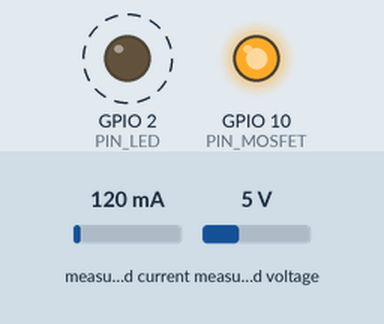
Simulated run of this program. Board: ESP32-S3. Parts: output pins drawn as LEDs (lit = HIGH). Wiring (inferred from the names in the program): INA219 current sensor at I2C address 0x40. Dashed ring = blinking. Inputs (shaded band) come from the test bench; at power-on: measured current 120 mA, measured voltage 5 V. What the program prints to the serial monitor is not drawn.

Above: at 0.6 s.
Timing chart, 0 to 4.8 s (numbered marks = the images above):
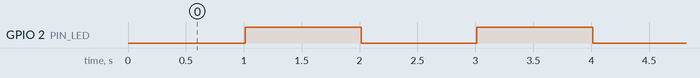

Measured:
- by itself, GPIO 2 (PIN_LED): alternates HIGH for 1.0 s and LOW for 1.0 s

The program:

main.cpp
```cpp
// ============================================================
// current-meter：电流 1Hz 简易测试固件（ESP32-S3 + INA226）
//
// 单独测试程序：只做一件事——每隔 1 秒读取一次电流，
// 通过串口输出一个电流值（单位 A），用于电流检测链路
// （INA226 → I2C → 串口）的初步验证。
//
// 用法：
//   cd firmware/current-meter
//   pio run -t upload
//   pio device monitor        # 115200
// ============================================================
#include <Arduino.h>
#include "config.h"
#include "INA226.h"

INA226 ina;

// 每次输出前对 AVG_SAMPLES 个采样取均值（INA226 转换周期 ≈0.41ms，间隔 1ms 足够）
static float readAvgCurrentA() {
  float sum = 0;
  for (int i = 0; i < AVG_SAMPLES; i++) {
    sum += ina.currentA();
    delay(1);
  }
  return sum / AVG_SAMPLES;
}

void setup() {
  Serial.begin(SERIAL_BAUD);
  delay(200);
  pinMode(PIN_LED, OUTPUT);
  digitalWrite(PIN_LED, LOW);

  // 上电拉高 G10：使电机回路 MOSFET 导通（HIGH=导通），电流才能流过采样电阻
  pinMode(PIN_MOSFET, OUTPUT);
  digitalWrite(PIN_MOSFET, HIGH);
  Serial.println("#mosfet ON (G10 HIGH)");

  Serial.println();
  Serial.println("===== current-meter : INA226 1Hz current readout =====");

  const bool ok = ina.begin(PIN_SDA, PIN_SCL, I2C_CLK_HZ);
  if (!ok)
    Serial.println("#ERROR INA226 not detected (check SDA/SCL wiring & addr 0x40)");

  Serial.printf("#shunt=%d mOhm  vbus=%.0f mV\n",
                SHUNT_MOHM, (double)ina.busVoltageMv());
  Serial.printf("#output: one current value every %d ms\n", OUTPUT_INTERVAL_MS);
  Serial.println("#format: t_ms,I_A");
}

void loop() {
  static uint32_t lastMs = 0;
  static uint32_t tMs = 0;
  const uint32_t now = millis();

  if (now - lastMs >= OUTPUT_INTERVAL_MS) {
    lastMs = now;
    tMs += OUTPUT_INTERVAL_MS;

    const float iA = readAvgCurrentA();

    digitalWrite(PIN_LED, !digitalRead(PIN_LED));  // 每秒翻转一次状态 LED

    // 每行一个电流值：t_ms,电流_A
    Serial.printf("%lu,%.3f A\n",
                  (unsigned long)tMs, (double)iA);
  }
}
```

INA226.cpp
```cpp
#include "INA226.h"
#include "config.h"

#define REG_CONFIG 0x00
#define REG_SHUNT  0x01
#define REG_BUS    0x02
#define REG_MFG_ID 0xFE
#define REG_DIE_ID 0xFF

void INA226::writeReg(uint8_t reg, uint16_t v) {
  Wire.beginTransmission(INA226_ADDR);
  Wire.write(reg);
  Wire.write(v >> 8);
  Wire.write(v & 0xFF);
  Wire.endTransmission();
}

uint16_t INA226::readReg(uint8_t reg) {
  Wire.beginTransmission(INA226_ADDR);
  Wire.write(reg);
  Wire.endTransmission(false);
  Wire.requestFrom((uint8_t)INA226_ADDR, (uint8_t)2);
  return ((uint16_t)Wire.read() << 8) | Wire.read();
}

bool INA226::begin(uint8_t sda, uint8_t scl, uint32_t clkHz) {
  Wire.begin(sda, scl);
  Wire.setClock(clkHz);

  // 校验芯片在位：Manufacturer ID 寄存器 0xFE = 0x5449（"TI"）
  const uint16_t mfg = readReg(REG_MFG_ID);
  if (mfg != 0x5449) {
    Serial.printf("[ina226] NOT FOUND: mfg=0x%04X die=0x%04X (check SDA/SCL, addr 0x40)\n",
                  mfg, readReg(REG_DIE_ID));
    return false;
  }

  // Config：连续 shunt+bus（MODE=111），AVG=1（bit[10:9]=00），
  //   VBUSCT/VSHCT = INA226_CONV_CODE（bit[8:6]/bit[5:3]）
  //   默认 code=1（204µs）→ 转换周期 (204+204)µs ≈ 0.41ms
  const uint16_t conv = (uint16_t)INA226_CONV_CODE & 0x7;
  _config = (conv << 6) | (conv << 3) | 0x0007;
  writeReg(REG_CONFIG, _config);

  const uint16_t rb = readReg(REG_CONFIG);
  if (rb != _config)
    Serial.printf("[ina226] config mismatch: wrote 0x%04X read 0x%04X\n", _config, rb);
  return true;
}

float INA226::shuntVoltageUv() {
  return (float)(int16_t)readReg(REG_SHUNT) * 2.5f;   // LSB = 2.5µV
}

float INA226::busVoltageMv() {
  return (float)(int16_t)readReg(REG_BUS) * 1.25f;    // LSB = 1.25mV
}

float INA226::currentA() {
  const float rOhm = SHUNT_MOHM * 1e-3f;
  return shuntVoltageUv() * 1e-6f / rOhm;            // V_shunt / R_shunt
}
```

INA226.h
```cpp
#pragma once
#include <Arduino.h>
#include <Wire.h>

// INA226 最小驱动（I2C，地址 0x40，分流电阻见 config.h 的 SHUNT_MOHM）
class INA226 {
 public:
  // 初始化 I2C 并配置为连续转换；返回是否读到 INA226 制造商 ID（0x5449 "TI"）
  bool begin(uint8_t sda, uint8_t scl, uint32_t clkHz = 400000);

  void writeReg(uint8_t reg, uint16_t v);
  uint16_t readReg(uint8_t reg);

  float shuntVoltageUv();  // 分流电压（µV，LSB=2.5µV）
  float busVoltageMv();    // 总线电压（mV，LSB=1.25mV）
  float currentA();        // 电流（A）= 分流电压 / 采样电阻

 private:
  uint16_t _config = 0;
};
```

config.h
```cpp
#pragma once

// ============================================================
// current-meter：电流 1Hz 简易测试固件配置
// 板卡：ESP32-S3 立创开发板 + INA226（I2C 地址 0x40）+ 2mΩ 采样电阻
//   原理图见 PCB/triger-sensor-current-test-新原理图分析.md
//
// 用途：单独测试程序——开机后每隔 1 秒从串口输出一个电流值，
//       用于电流检测链路（INA226 → I2C → 串口）的初步验证。
// ============================================================

// ===== 串口 =====
#define SERIAL_BAUD 115200

// ===== I2C / INA226 =====
#define PIN_SDA 17           // 原理图 G17（SDA，2.2kΩ 上拉 R2）
#define PIN_SCL 18           // 原理图 G18（SCL，2.2kΩ 上拉）
#define INA226_ADDR 0x40     // A0=A1=GND → 0x40
#define I2C_CLK_HZ 400000
#define SHUNT_MOHM 2         // 采样电阻 2mΩ（HoLLR2512-3W-2mR-1%，3W）

// INA226 转换时间码（VBUSCT/VSHCT 共用，见 datasheet）
//   0=140µs  1=204µs  2=332µs  3=588µs  4=1100µs
#define INA226_CONV_CODE 1   // 204µs → 转换周期 ≈0.41ms，远小于 1s 输出周期

// ===== 输出 =====
#define OUTPUT_INTERVAL_MS 1000  // 每 1 秒输出一个电流值
#define AVG_SAMPLES 8            // 每次输出前对 8 个采样取均值（降噪）

// ===== 引脚 =====
#define PIN_LED 2            // 状态 LED（G02 → R3 220Ω → LED1；每秒翻转）
#define PIN_MOSFET 10        // 电机回路 MOSFET 使能（G10 → R5 → UCC27517 → Q1=20N03；
                             // HIGH=导通）。上电自动拉高，保证单独测试时电流流过采样电阻
```
